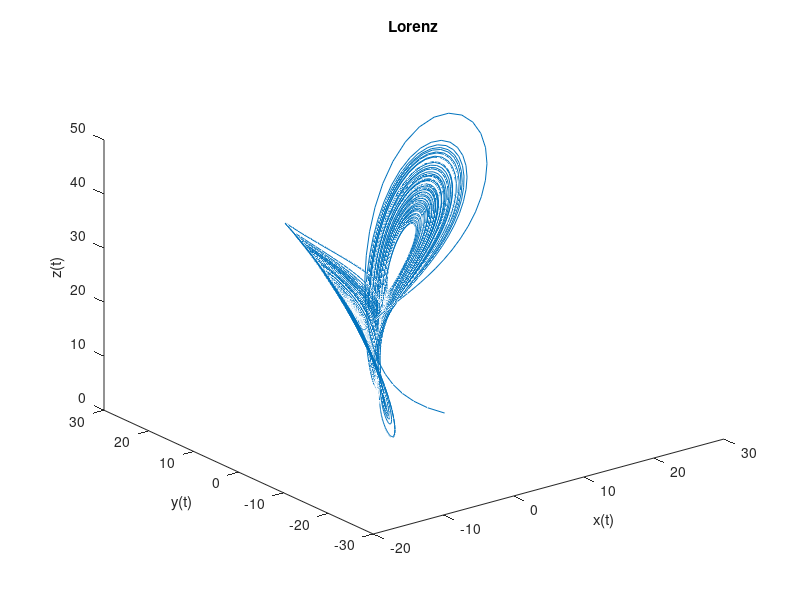
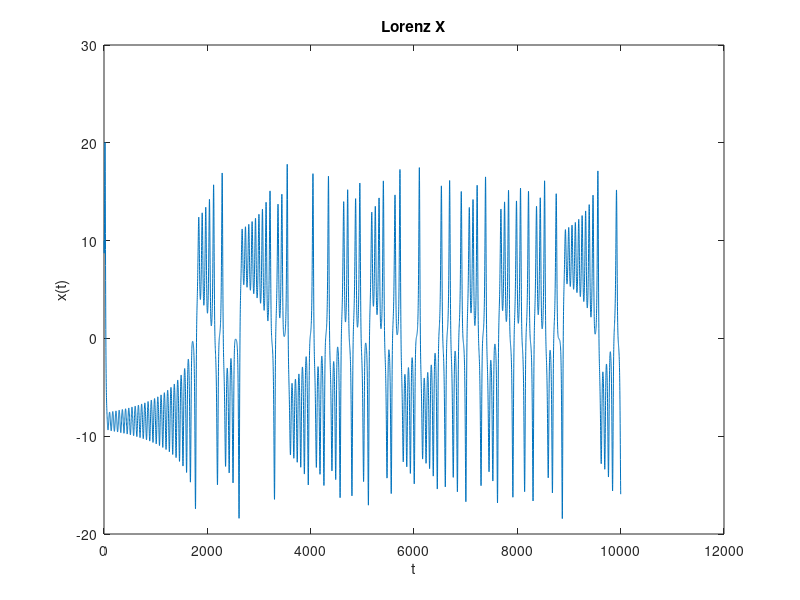
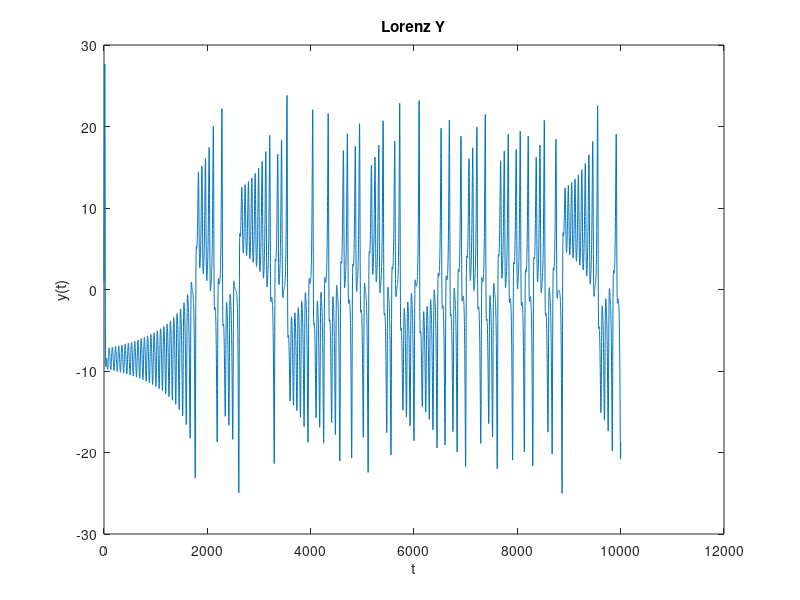
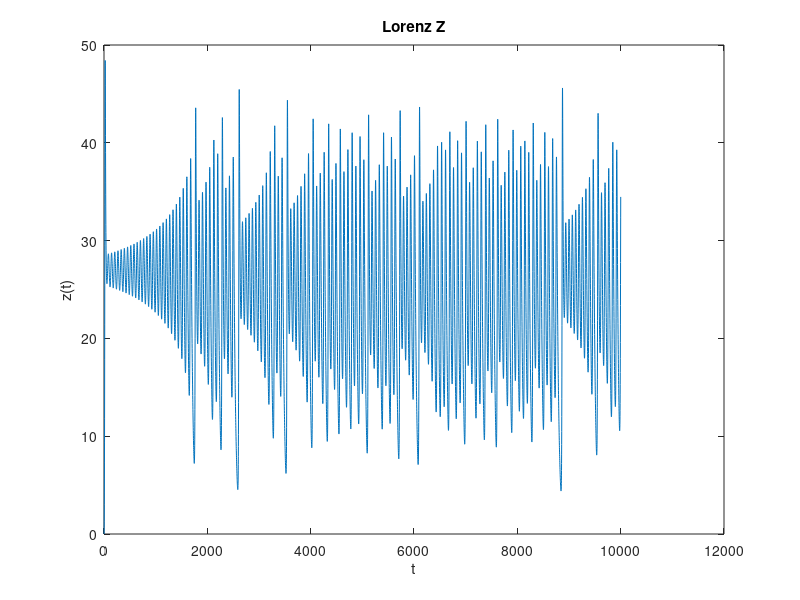

The MATLAB source for these figures, in order:
clc;
clear;

p=10;
r=28;
b=8/3;
x(1)=10;
y(1)=1;
z(1)=0;
h=0.01;
for i=1:1:10000
    K1=p*(y(i)-x(i));
    L1=r*x(i)-y(i)-x(i)*z(i);
    M1=-b*z(i)+x(i)*y(i);
    
    K2=p*((y(i)+h/2*L1)-(x(i)+h/2*K1));
    L2=r*(x(i)+h/2*K1)-(y(i)+h/2*L1)-(x(i)+h/2*K1)*(z(i)+h/2*M1);
    M2=-b*(z(i)+h/2*M1)+(x(i)+h/2*K1)*(y(i)+h/2*L1);
    
    K3=p*((y(i)+h/2*L2)-(x(i)+h/2*K1));
    L3=r*(x(i)+h/2*K1)-(y(i)+h/2*L2)-(x(i)+h/2*K1)*(z(i)+h/2*M2);
    M3=-b*(z(i)+h/2*M1)+(x(i)+h/2*K1)*(y(i)+h/2*L2);
    
    K4=p*((y(i)+h*L3)-(x(i)+h*K3));
    L4=r*(x(i)+h*K3)-(y(i)+h*L3)-(x(i)+h*K3)*(z(i)+h*M3);
    M4=-b*(z(i)+h*M3)+(x(i)+h*K3)*(y(i)+h*L3);
    
    x(i+1)=x(i)+h/6*(K1+2*K2+2*K3+K4);
    y(i+1)=y(i)+h/6*(L1+2*L2+2*L3+L4);
    z(i+1)=z(i)+h/6*(M1+2*M2+2*M3+M4);
end
figure(1);
plot3(x,y,z);
xlabel('x(t)'),ylabel('y(t)'),zlabel('z(t)');
title('Lorenz');
figure(2);
plot(x);
xlabel('t'),ylabel('x(t)')
title('Lorenz X');
figure(3)
plot(y);
xlabel('t'),ylabel('y(t)')
title('Lorenz Y');
figure(4)
plot(z);
xlabel('t'),ylabel('z(t)')
title('Lorenz Z');
N=length(x);
m=6;
tau=2;
P=N-(m-1)*tau;
for ii=1:m
   for jj=1:P
       data(jj,ii)=x(jj+(ii-1)*tau);
   end
end
y1=data(:,1);
y2=data(:,2);
y3=data(:,3);
figure(5);
plot3(y1,y2,y3);
legend('tau=10');
xlabel('x(t+tau)'),ylabel('x(t+tau)'),zlabel('x(t+2*tau)');
title('Lorenz X');